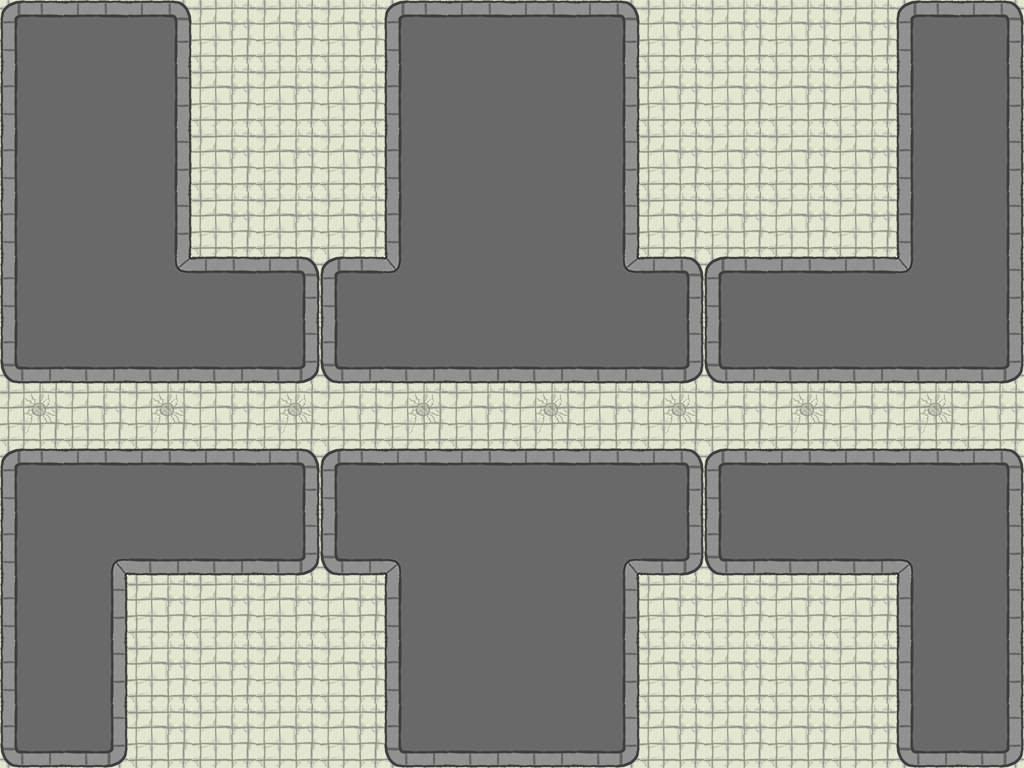

Rendered tile map (Tiled .tmx) drawn with the repository's tilesets; below, a short description and the map source with its tile grids summarised:
An orthogonal 16x12 tile map with 64x64 px tiles, 1 tile layer (Tiles) and 10 objects (4x TurretTrack, 2x DeathZone, 2x Door, 2x Loot).

<map version="1.0" orientation="orthogonal" width="16" height="12" tilewidth="64" tileheight="64">
 <tileset firstgid="1" name="tileset" tilewidth="64" tileheight="64">
  <image source="../TileSets/tileset.png" width="384" height="192" />
  <tile id="0">
   <properties>
    <property name="walkCost" value="100" />
   </properties>
  </tile>
  <tile id="1">
   <properties>
    <property name="walkCost" value="100" />
   </properties>
  </tile>
  <tile id="6">
   <properties>
    <property name="walkCost" value="100" />
   </properties>
  </tile>
 </tileset>
 <layer name="Tiles" width="16" height="12">
  <data>[192 cells, 192 non-empty, 15 distinct tile ids]</data>
 </layer>
 <objectgroup name="Objects" width="16" height="12">
  <object name="GasVent" type="DeathZone" x="64" y="64" width="64" height="64">
   <properties>
    <property name="shape" value="0" />
    <property name="timeOff" value="0" />
    <property name="timeOn" value="0" />
   </properties>
  </object>
  <object name="DoorYellow" type="Door" x="2" y="382" width="64" height="64">
   <properties>
    <property name="direction" value="left" />
    <property name="locked" value="0" />
   </properties>
  </object>
  <object name="DoorRed" type="Door" x="957" y="382" width="64" height="64">
   <properties>
    <property name="direction" value="right" />
    <property name="locked" value="1" />
   </properties>
  </object>
  <object name="TurretTrack" type="TurretTrack" x="742" y="633" width="64" height="64">
   <properties>
    <property name="projectileType" value="3" />
    <property name="rateOfFire" value="3" />
    <property name="rateOfRotation" value="1" />
    <property name="timeFiring" value="5" />
    <property name="timeIdle" value="2" />
   </properties>
  </object>
  <object name="Loot" type="Loot" x="265" y="382" width="64" height="64">
   <properties>
    <property name="blue" value="0.2" />
    <property name="green" value="0.2" />
    <property name="orange" value="0.2" />
    <property name="purple" value="0.2" />
    <property name="red" value="0.2" />
   </properties>
  </object>
  <object name="Zapper" type="DeathZone" x="64" y="192" width="64" height="32">
   <properties>
    <property name="shape" value="0" />
    <property name="timeOff" value="30" />
    <property name="timeOn" value="60" />
   </properties>
  </object>
  <object name="Loot" type="Loot" x="767" y="381" width="64" height="64">
   <properties>
    <property name="blue" value="0.2" />
    <property name="green" value="0.2" />
    <property name="orange" value="0.2" />
    <property name="purple" value="0.2" />
    <property name="red" value="0.2" />
   </properties>
  </object>
  <object name="TurretTrack" type="TurretTrack" x="217" y="636" width="64" height="64">
   <properties>
    <property name="projectileType" value="3" />
    <property name="rateOfFire" value="3" />
    <property name="rateOfRotation" value="1" />
    <property name="timeFiring" value="5" />
    <property name="timeIdle" value="2" />
   </properties>
  </object>
  <object name="TurretTrack" type="TurretTrack" x="735" y="92" width="64" height="64">
   <properties>
    <property name="projectileType" value="3" />
    <property name="rateOfFire" value="3" />
    <property name="rateOfRotation" value="1" />
    <property name="timeFiring" value="5" />
    <property name="timeIdle" value="2" />
   </properties>
  </object>
  <object name="TurretTrack" type="TurretTrack" x="251" y="98" width="64" height="64">
   <properties>
    <property name="projectileType" value="3" />
    <property name="rateOfFire" value="3" />
    <property name="rateOfRotation" value="1" />
    <property name="timeFiring" value="5" />
    <property name="timeIdle" value="2" />
   </properties>
  </object>
 </objectgroup>
</map>
